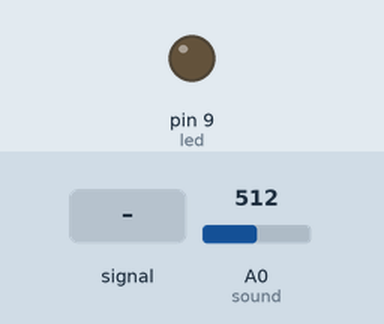
Recording of a sketch running on a simulated Arduino Uno, built with avr-gcc and run on an emulated ATmega328P. On the bench: output pins drawn as LEDs (lit = HIGH). The test bench sets the inputs (shaded band); at power-on: A0 (sound) = 512. What the sketch prints to the serial monitor is not drawn.

Above: at 1.2 s.
1.3 s: A0 (sound) set to 53
2.8 s: A0 (sound) set to 47
At 2.92 s:
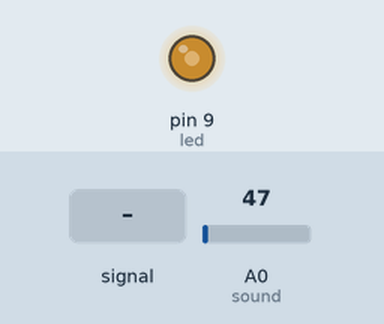
5.8 s: A0 (sound) set to 122
At 6.3 s:
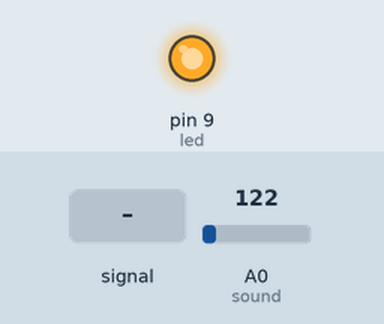
7.3 s: A0 (sound) fed a 200 Hz sine of ±81 counts around its level
At 8.0 s:
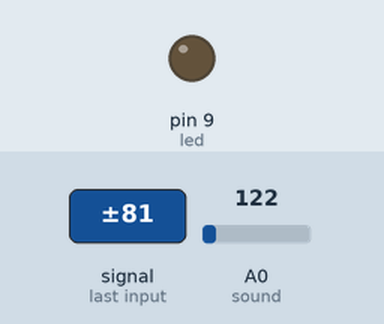
8.8 s: A0 (sound) set to 40
At 9.12 s:
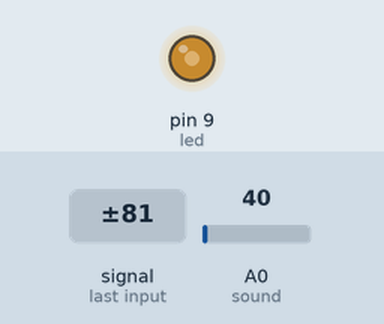
11.8 s: A0 (sound) set to 60
Timing chart, 0 to 14.3 s (numbered marks = the images above; inputs shaded):
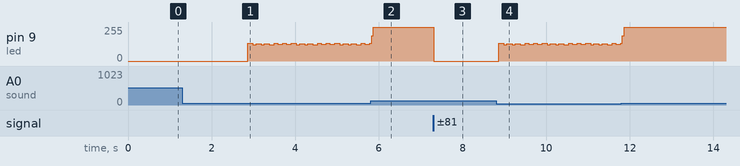

The sketch:

sound_detection_analog_led.ino
```cpp
int sound = A0;
int led = 9;
int lightOn = LOW;
int volume;

void setup() {
  Serial.begin(9600);
  pinMode(led, OUTPUT);
  pinMode(sound, INPUT);

}

void loop() {

  volume = analogRead(sound);
  Serial.println(volume);

  if (volume < 50) {
    lightOn = lightOn == HIGH ? LOW : HIGH;
  }

  digitalWrite(led, lightOn);
}
```

Measured:
- the behaviour switches between 50 and 49 on A0 (sound) (found by bisection; images 0 and 1)
- after the input at 2.8 s, pin 9 (led): 0/255 → 133/255 after 0.06 s, then repeats every 1.0 s: 122/255 0.08 s, 131/255 0.12 s, 122/255 0.08 s, 129/255 0.12 s, 122/255 0.12 s, 133/255 0.08 s, 124/255 0.12 s, 133/255 0.08 s, 126/255 0.12 s, 133/255 0.12 s
- after the input at 7.3 s, pin 9 (led): 255/255 → 0/255 at once
- after the input at 8.8 s, pin 9 (led): 0/255 → 133/255 after 0.06 s, then repeats every 1.0 s: 122/255 0.08 s, 131/255 0.12 s, 122/255 0.08 s, 129/255 0.12 s, 122/255 0.12 s, 133/255 0.08 s, 124/255 0.12 s, 133/255 0.08 s, 126/255 0.12 s, 133/255 0.12 s
